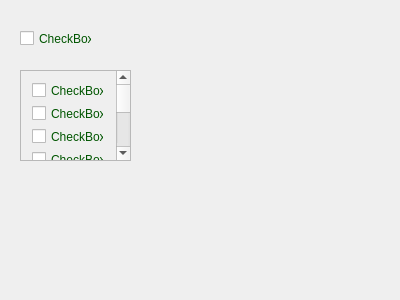
<?xml version="1.0" encoding="UTF-8"?>
<ui version="4.0">
 <class>Dialog</class>
 <widget class="QDialog" name="Dialog">
  <property name="geometry">
   <rect>
    <x>0</x>
    <y>0</y>
    <width>400</width>
    <height>300</height>
   </rect>
  </property>
  <property name="windowTitle">
   <string>Dialog</string>
  </property>
  <widget class="QCheckBox" name="checkBox">
   <property name="geometry">
    <rect>
     <x>20</x>
     <y>30</y>
     <width>72</width>
     <height>17</height>
    </rect>
   </property>
   <property name="styleSheet">
    <string notr="true">color: rgb(0, 85, 0);
</string>
   </property>
   <property name="text">
    <string>CheckBox</string>
   </property>
  </widget>
  <widget class="QScrollArea" name="scrollArea">
   <property name="geometry">
    <rect>
     <x>20</x>
     <y>70</y>
     <width>111</width>
     <height>91</height>
    </rect>
   </property>
   <property name="sizePolicy">
    <sizepolicy hsizetype="Preferred" vsizetype="Preferred">
     <horstretch>0</horstretch>
     <verstretch>0</verstretch>
    </sizepolicy>
   </property>
   <property name="autoFillBackground">
    <bool>true</bool>
   </property>
   <property name="widgetResizable">
    <bool>true</bool>
   </property>
   <widget class="QWidget" name="scrollAreaWidgetContents">
    <property name="geometry">
     <rect>
      <x>0</x>
      <y>0</y>
      <width>91</width>
      <height>200</height>
     </rect>
    </property>
    <property name="sizePolicy">
     <sizepolicy hsizetype="Preferred" vsizetype="Expanding">
      <horstretch>0</horstretch>
      <verstretch>0</verstretch>
     </sizepolicy>
    </property>
    <property name="minimumSize">
     <size>
      <width>0</width>
      <height>200</height>
     </size>
    </property>
    <widget class="QCheckBox" name="checkBox_5">
     <property name="geometry">
      <rect>
       <x>11</x>
       <y>80</y>
       <width>72</width>
       <height>17</height>
      </rect>
     </property>
     <property name="styleSheet">
      <string notr="true">color: rgb(0, 85, 0);
</string>
     </property>
     <property name="text">
      <string>CheckBox</string>
     </property>
    </widget>
    <widget class="QCheckBox" name="checkBox_2">
     <property name="geometry">
      <rect>
       <x>11</x>
       <y>11</y>
       <width>72</width>
       <height>17</height>
      </rect>
     </property>
     <property name="styleSheet">
      <string notr="true">color: rgb(0, 85, 0);
</string>
     </property>
     <property name="text">
      <string>CheckBox</string>
     </property>
    </widget>
    <widget class="QCheckBox" name="checkBox_3">
     <property name="geometry">
      <rect>
       <x>11</x>
       <y>34</y>
       <width>72</width>
       <height>17</height>
      </rect>
     </property>
     <property name="styleSheet">
      <string notr="true">color: rgb(0, 85, 0);
</string>
     </property>
     <property name="text">
      <string>CheckBox</string>
     </property>
    </widget>
    <widget class="QCheckBox" name="checkBox_4">
     <property name="geometry">
      <rect>
       <x>11</x>
       <y>57</y>
       <width>72</width>
       <height>17</height>
      </rect>
     </property>
     <property name="styleSheet">
      <string notr="true">color: rgb(0, 85, 0);
</string>
     </property>
     <property name="text">
      <string>CheckBox</string>
     </property>
    </widget>
    <widget class="QCheckBox" name="checkBox_6">
     <property name="geometry">
      <rect>
       <x>11</x>
       <y>103</y>
       <width>72</width>
       <height>17</height>
      </rect>
     </property>
     <property name="styleSheet">
      <string notr="true">color: rgb(0, 85, 0);
</string>
     </property>
     <property name="text">
      <string>CheckBox</string>
     </property>
    </widget>
    <widget class="QCheckBox" name="checkBox_7">
     <property name="geometry">
      <rect>
       <x>11</x>
       <y>126</y>
       <width>72</width>
       <height>17</height>
      </rect>
     </property>
     <property name="styleSheet">
      <string notr="true">color: rgb(0, 85, 0);
</string>
     </property>
     <property name="text">
      <string>CheckBox</string>
     </property>
    </widget>
   </widget>
  </widget>
 </widget>
 <resources/>
 <connections/>
</ui>
